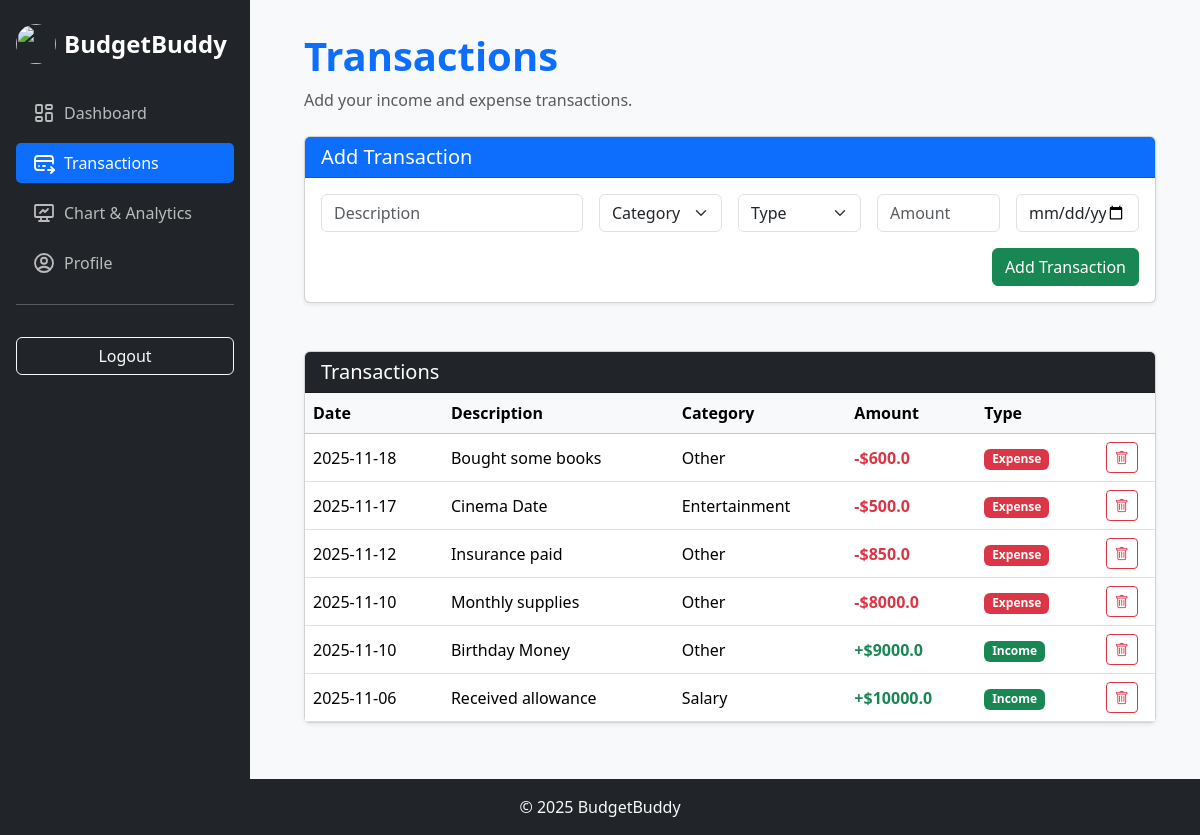
Page /transactions (signed in) on the committed database.
### tables this page shows
CREATE TABLE "transactions" (
    id INTEGER PRIMARY KEY AUTOINCREMENT,
    user_id INTEGER NOT NULL,
    description TEXT NOT NULL,
    category TEXT NOT NULL,
    type TEXT NOT NULL CHECK(type IN ('income','expenses')),
    amount REAL NOT NULL,
    date TEXT NOT NULL,
    FOREIGN KEY(user_id) REFERENCES users(id)
);

### app.py (the view, shortened to what this page needs)
@app.route("/transactions", methods=["GET", "POST"])
@login_required
def transactions():
    user_id = current_user.id
    with get_db_connection() as conn:
        cur = conn.cursor()
        cur.execute("SELECT * FROM transactions WHERE user_id=? ORDER BY date DESC", (user_id,))
        transactions = cur.fetchall()
    transactions = format_transactions(transactions)
    return render_template("transactions.html", transactions=transactions, user=current_user)

### app.py (called while the page is built)
@login_manager.user_loader
def load_user(user_id):
    return User.get(user_id)

def get_db_connection():
    conn = sqlite3.connect("finance.db")
    conn.row_factory = sqlite3.Row
    return conn

    @staticmethod
    def get(user_id):
        conn = sqlite3.connect("finance.db")
        conn.row_factory = sqlite3.Row
        cur = conn.cursor()
        cur.execute("SELECT * FROM users WHERE id = ?", (user_id,))
        user = cur.fetchone()
        conn.close()
        if not user:
            return None
        return User(user["id"], user["username"])

### helpers.py (called while the page is built)
def format_transactions(transactions):
    transactions = [dict(txn) for txn in transactions]
    for txn in transactions:
        txn["date"] = txn["date"].split(" ")[0]
    return transactions

### templates/transactions.html (shortened to what this page needs)
{% extends "layout_LoggedIn.html" %}
{% block content %}
<div class="d-flex flex-column flex-md-row justify-content-between align-items-start align-items-md-center mb-4 gap-3">
    <div>
        <h1 class="fw-bold text-primary">Transactions</h1>
        <p class="text-muted mb-0">Add your income and expense transactions.</p>
    </div>
</div>
<div class="card shadow-sm mb-5">
    <div class="card-header bg-primary text-white">
        <h5 class="mb-0">Add Transaction</h5>
    </div>
    <div class="card-body">
        <form action="{{ url_for('transactions') }}" method="post">
            <div class="row g-3">
                <div class="col-12 col-md-4">
                    <input type="text" name="description" class="form-control" placeholder="Description" required>
                </div>
                <div class="col-12 col-md-2">
                    <select name="category" class="form-select" required>
                        <option value="" disabled selected>Category</option>
                    </select>
                </div>
                <div class="col-12 col-md-2">
                    <select name="type" class="form-select" required>
                        <option value="" disabled selected>Type</option>
                    </select>
                </div>
                <div class="col-12 col-md-2">
                    <input type="number" step="0.01" name="amount" class="form-control" placeholder="Amount" required>
                </div>
                <div class="col-12 col-md-2">
                    <input type="date" name="date" class="form-control" required>
                </div>
            </div>
            <div class="mt-3 text-end">
                <button type="submit" class="btn btn-success">Add Transaction</button>
            </div>
        </form>
    </div>
</div>
<div class="card shadow-sm">
    <div class="card-header bg-dark text-white">
        <h5 class="mb-0">Transactions</h5>
    </div>
    <div class="card-body p-0 table-responsive">
        <table class="table mb-0 align-middle">
            <thead class="table-light">
                <tr>
                    <th>Date</th>
                    <th>Description</th>
                    <th>Category</th>
                    <th>Amount</th>
                    <th>Type</th>
                    <th class="text-center"></th>
                </tr>
            </thead>
            <tbody>
                {% if transactions %}
                    {% for txn in transactions %}
                        <tr>
                            <td>{{ txn.date }}</td>
                            <td>{{ txn.description }}</td>
                            <td>{{ txn.category }}</td>
                            <td>
                                {% if txn.type == 'income' %}
                                    <span class="text-success fw-bold">+${{ txn.amount }}</span>
                                {% else %}
                                    <span class="text-danger fw-bold">-${{ txn.amount }}</span>
                                {% endif %}
                            </td>
                            <td>
                                {% if txn.type == 'income' %}
                                    <span class="badge bg-success">Income</span>
                                {% else %}
                                    <span class="badge bg-danger">Expense</span>
                                {% endif %}
                            </td>
                            <td class="text-center">
                                <form action="{{ url_for('delete_transaction', txn_id=txn.id) }}"
                                      method="post"
                                      onsubmit="return confirm('Delete this transaction?');">
                                    <button class="btn btn-sm btn-outline-danger">
                                        <i class="bi bi-trash"></i>
                                    </button>
                                </form>
                            </td>
                        </tr>
                    {% endfor %}
                {% else %}
                    <tr>
                        <td colspan="6" class="text-center text-muted py-3">
                            No transactions yet.
                        </td>
                    </tr>
                {% endif %}
            </tbody>
        </table>
    </div>
</div>
{% endblock %}

### templates/layout_LoggedIn.html (style rules this page uses)
body { background-color: #f8f9fa; min-height: 100vh; display: flex; flex-direction: column; }

### rows in the picture
transactions: date "2025-11-18", description "Bought some books", category "Other", amount "600.0", type "Expense"
transactions: date "2025-11-17", description "Cinema Date", category "Entertainment", amount "500.0", type "Expense"
transactions: date "2025-11-12", description "Insurance paid", category "Other", amount "850.0", type "Expense"
transactions: date "2025-11-10", description "Monthly supplies", category "Other", amount "8000.0", type "Expense"
transactions: date "2025-11-10", description "Birthday Money", category "Other", amount "9000.0", type "Income"
transactions: date "2025-11-06", description "Received allowance", category "Salary", amount "10000.0", type "Income"

### other values in the picture
{{ current_year or 2025 }} "2025"
